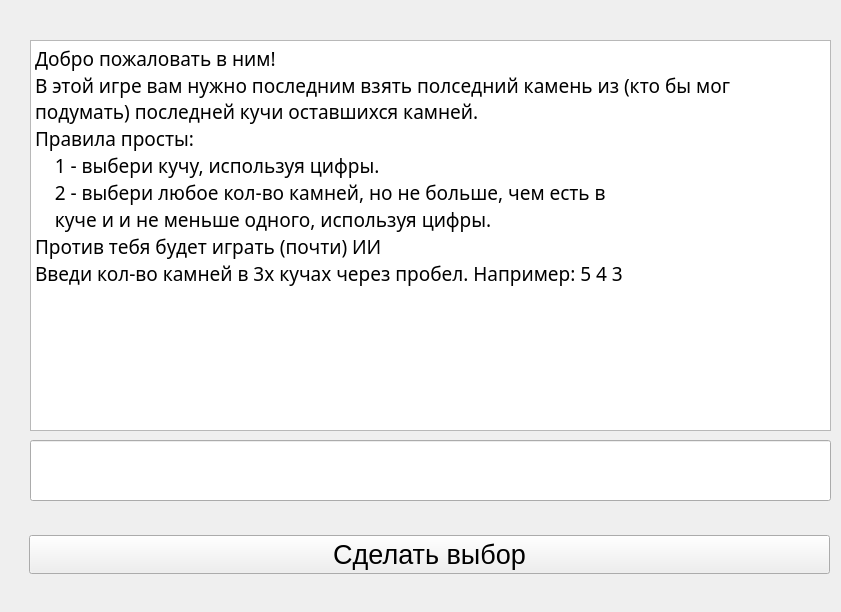
<?xml version="1.0" encoding="UTF-8"?>
<ui version="4.0">
 <class>Form</class>
 <widget class="QWidget" name="Form">
  <property name="geometry">
   <rect>
    <x>0</x>
    <y>0</y>
    <width>841</width>
    <height>612</height>
   </rect>
  </property>
  <property name="font">
   <font>
    <pointsize>20</pointsize>
   </font>
  </property>
  <property name="windowTitle">
   <string>Form</string>
  </property>
  <widget class="QPlainTextEdit" name="Cmd">
   <property name="enabled">
    <bool>true</bool>
   </property>
   <property name="geometry">
    <rect>
     <x>30</x>
     <y>40</y>
     <width>801</width>
     <height>391</height>
    </rect>
   </property>
   <property name="font">
    <font>
     <family>MingLiU-ExtB</family>
     <pointsize>14</pointsize>
    </font>
   </property>
   <property name="readOnly">
    <bool>true</bool>
   </property>
   <property name="plainText">
    <string>Добро пожаловать в ним!
В этой игре вам нужно последним взять полседний камень из (кто бы мог подумать) последней кучи оставшихся камней.
Правила просты:
    1 - выбери кучу, используя цифры.
    2 - выбери любое кол-во камней, но не больше, чем есть в 
    куче и и не меньше одного, используя цифры.
Против тебя будет играть (почти) ИИ
Введи кол-во камней в 3х кучах через пробел. Например: 5 4 3</string>
   </property>
   <property name="textInteractionFlags">
    <set>Qt::TextSelectableByMouse</set>
   </property>
  </widget>
  <widget class="QLineEdit" name="Inp">
   <property name="geometry">
    <rect>
     <x>30</x>
     <y>440</y>
     <width>801</width>
     <height>61</height>
    </rect>
   </property>
   <property name="font">
    <font>
     <pointsize>20</pointsize>
    </font>
   </property>
   <property name="text">
    <string/>
   </property>
  </widget>
  <widget class="QWidget" name="verticalLayoutWidget">
   <property name="geometry">
    <rect>
     <x>29</x>
     <y>499</y>
     <width>801</width>
     <height>111</height>
    </rect>
   </property>
   <layout class="QVBoxLayout" name="LayOut">
    <item>
     <widget class="QPushButton" name="Choice">
      <property name="font">
       <font>
        <pointsize>20</pointsize>
       </font>
      </property>
      <property name="text">
       <string>Сделать выбор</string>
      </property>
     </widget>
    </item>
   </layout>
  </widget>
 </widget>
 <resources/>
 <connections/>
</ui>
